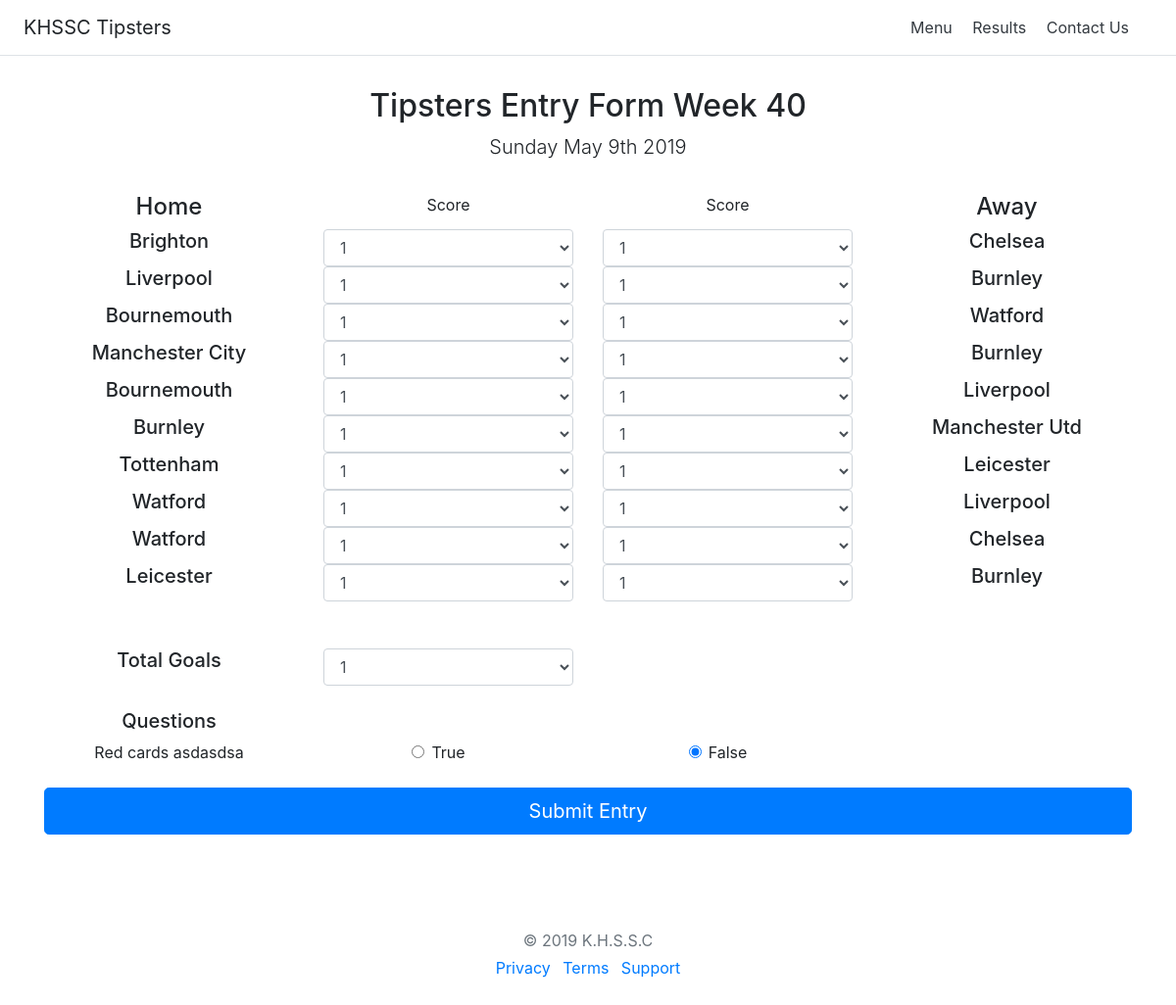
The page /entries/entry on the database its author committed.
### entries/models.py (models this page shows)
class Fixtures(models.Model):
	id = models.AutoField(primary_key=True)
	home_team = models.ForeignKey(Teams, models.CASCADE, related_name="games_as_team1", null=True)
	away_team = models.ForeignKey(Teams, models.CASCADE, related_name="games_as_team2", null=True)
	game_week = models.PositiveIntegerField(default=0)

class Teams(models.Model):
	team_name = models.CharField(max_length=100)
	def __str__(self):
    		return self.team_name

### entries/views.py (the view)
# urls.py: path('entry', views.index, name='index'),
def index(request):
    fixtures = Fixtures.objects.all()
    context = {
        'fixtures': fixtures
    }
    return render(request, 'entries/entries_form.html', context)

### entries/templates/entries/entries_form.html (shortened to what this page needs)
{% extends "base.html" %}
{% block page_content %}
{% load static %}
<!doctype html>
<html lang="en">
  <head>
  </head>
<div class="d-flex flex-column flex-md-row align-items-center p-3 px-md-4 mb-3 bg-white border-bottom box-shadow">
      <h5 class="my-0 mr-md-auto font-weight-normal">KHSSC Tipsters</h5>
      <nav class="my-2 my-md-0 mr-md-3">
        <a class="p-2 text-dark" href="/entries/menu">Menu</a>
        <a class="p-2 text-dark" href="#">Results</a>
        <a class="p-2 text-dark" href="#">Contact Us</a>
      </nav>
    </div>
  <body class="bg-white">
    <div class="container">
  <div class="py-3 text-center">
    <h2>Tipsters Entry Form Week 40</h2>
    <p class="lead">Sunday May 9th 2019</p>
  </div>
  <div class="row">
    <div class="col-3 text-center">
      <h4>Home</h4>
    </div>
    <div class="col-3 text-center">
      Score
    </div>
    <div class="col-3 text-center">
      Score
    </div>
    <div class="col-3 text-center">
      <h4>Away</h4>
    </div>
  </div>
{% for item in fixtures %}
    <div class="row">
  <div class="col-3 text-center">
      <h5>{{ item.home_team }}</h5>
    </div>
    <div class="col-3 text-center">
      <div>
    <select class="form-control form-control-3" id="exampleFormControlSelect1">
      <option>1</option>
    </select>
    </div>
    </div>
    <div class="col-3 text-center">
      <select class="form-control form-control-3" id="exampleFormControlSelect1">
      <option>1</option>
    </select>
    </div>
    <div class="col-3 text-center">
      <h5>{{ item.away_team }}</h5>
    </div>
</div>
    {% endfor %}
<br><br>
<div class="row">
    <div class="col-3 text-center">
      <h5>Total Goals</h5>
    </div>
    <div class="col-3 text-center">
      <select class="form-control form-control-3" id="exampleFormControlSelect1">
        <option>1</option>
      </select>
    </div>
</div>
<Br>
<div class="row">
    <div class="col-3 text-center">
      <h5>Questions</h5>
    </div>
  </div>
<div class="row">
    <div class="col-3 text-center">
      <h7>Red cards asdasdsa</h7>
    </div>
    <div class="col-3 text-center">
     <input class="form-check-input" type="radio" name="exampleRadios" id="exampleRadios1" value="option1" checked>
  <label class="form-check-label" for="exampleRadios1">
    True
  </label>
    </div>
    <div class="col-3 text-center">
     <input class="form-check-input" type="radio" name="exampleRadios" id="exampleRadios1" value="option1" checked>
  <label class="form-check-label" for="exampleRadios1">
    False
  </label>
    </div>
</div>
<br>
<div>
<button class="btn btn-primary btn-lg btn-block" type="submit">Submit Entry</button>
</div>
  <footer class="my-5 pt-5 text-muted text-center text-small">
    <p class="mb-1">&copy; 2019 K.H.S.S.C</p>
    <ul class="list-inline">
      <li class="list-inline-item"><a href="#">Privacy</a></li>
      <li class="list-inline-item"><a href="#">Terms</a></li>
      <li class="list-inline-item"><a href="#">Support</a></li>
    </ul>
  </footer>
</div>
</body>
</html>
{% endblock %}

### tipsters/templates/base.html (shortened to what this page needs)
{% block page_content %}
{% endblock %}
<link rel="stylesheet" href="https://stackpath.bootstrapcdn.com/bootstrap/4.3.1/css/bootstrap.min.css">

### rows shown on the page
Fixtures: home_team "Brighton", away_team "Chelsea"
Fixtures: home_team "Liverpool", away_team "Burnley"
Fixtures: home_team "Bournemouth", away_team "Watford"
Fixtures: home_team "Manchester City", away_team "Burnley"
Fixtures: home_team "Bournemouth", away_team "Liverpool"
Fixtures: home_team "Burnley", away_team "Manchester Utd"
Fixtures: home_team "Tottenham", away_team "Leicester"
Fixtures: home_team "Watford", away_team "Liverpool"
Fixtures: home_team "Watford", away_team "Chelsea"
Fixtures: home_team "Leicester", away_team "Burnley"
